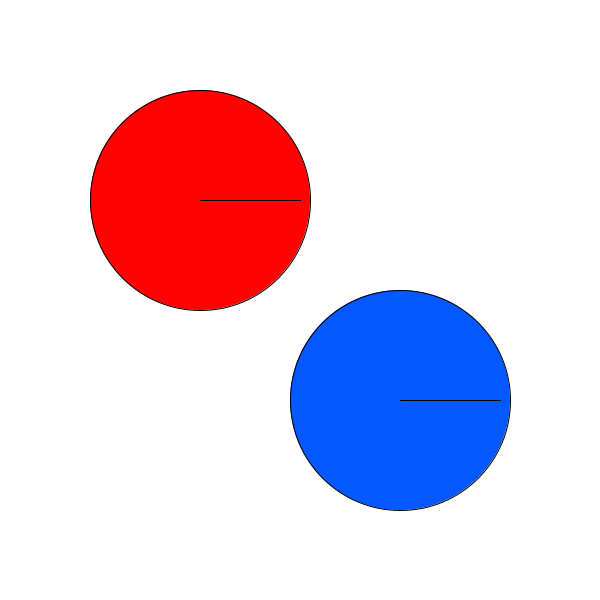
Frame 1 (no input)
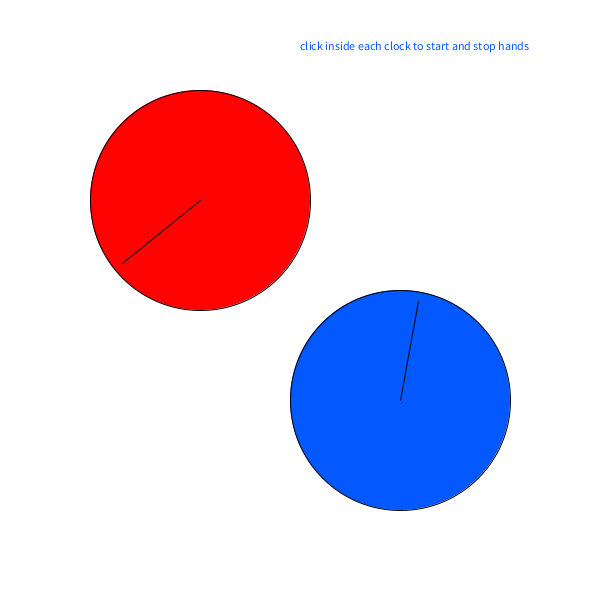
Frame 60 (the mouse pressed at the canvas centre just before this capture)
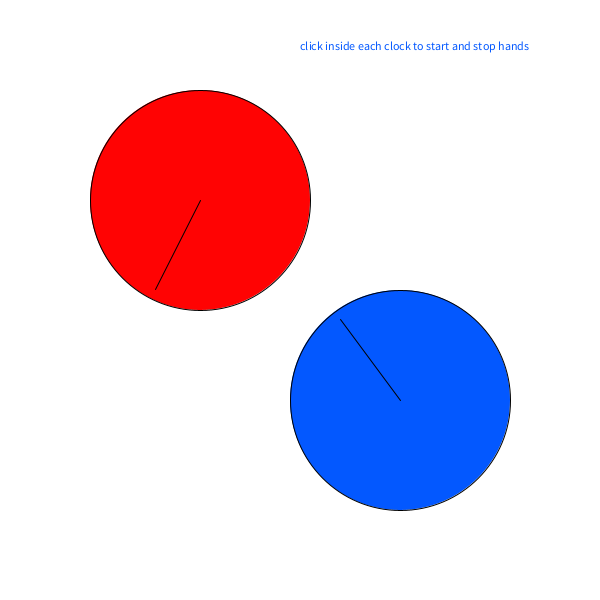
Frame 120 (the mouse held since frame 60 and released just before this capture)

The Processing sketch that drew these frames (run headless with seeded random() and noise(); from frame 60 on, the mouse is pressed at the canvas centre):

// Processing sketch: processing_89978
// ── processing_89978.pde

//clock
clockHand clock1;
clockHand clock2;

void setup(){
  size(600,600);
  smooth();
  background(#FFFFFF);
  clock1 = new clockHand(width/3,height/3, 100,1,#FF0303);
  clock2 = new clockHand(width*2/3,height*2/3, 100,2,#0358FF);
 frameRate(8);
}

void draw(){
  background(#FFFFFF);
  text("click inside each clock to start and stop hands",width/2,50);
clock1.display();
clock1.tick();
clock1.dclick();

clock2.display();
clock2.tick();
clock2.dclick();
}
class clockHand{
  float angle;
  float x;
  float y;
  float length;
  boolean running;
  float speed;
  color faceColor;
clockHand(float xTemp, float yTemp, float lengthTemp,float speedTemp,color faceColorTemp){
    x= xTemp;
    y= yTemp;
    faceColor=faceColorTemp;
    length = lengthTemp;
    angle = 0;
   speed = speedTemp;
   running = true;
  }
 void tick(){
    if(running){
   angle=(angle+speed)%360;
    }
 }
  void clockFace(){
    float faceR;
    fill(faceColor);
    faceR = (length*2)+20;
   
   ellipse(x,y,faceR,faceR);
  
 }
 void toggle(){
   if(running){
     running=false;
   }else{
   running=true;
   }
 }   
 void dclick(){
 if((dist(x,y,mouseX,mouseY)<(length*2))&&(mousePressed)){
 toggle();

   }
 }
 
 void display(){
   clockFace();
   float endx;
   float endy;
   endx = x+(length*cos(angle));
   endy = y+(length*sin(angle));
  
   line(x,y,endx,endy);
 }
}
